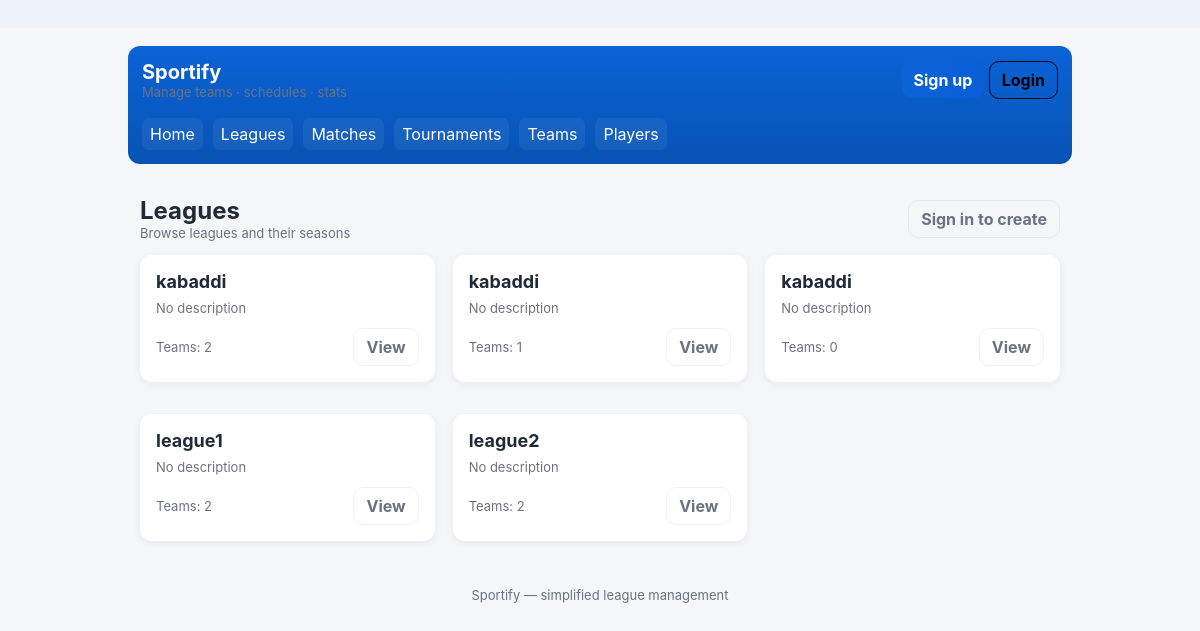
Screenshot of /leagues/ with the database file from the repository.
### leagues/models.py (models this page shows, shortened)
class League(models.Model):
    name = models.CharField(max_length=200)
    description = models.TextField(blank=True)
    teams = models.ManyToManyField(Team, blank=True, related_name='leagues')
    created_at = models.DateTimeField(auto_now_add=True)

### leagues/views.py (the view)
# urls.py: path('', views.league_list, name='league_list'),
def league_list(request):
    leagues = League.objects.all().order_by('name')
    return render(request, 'leagues/league_list.html', {'leagues': leagues})

### templates/leagues/league_list.html (shortened to what this page needs)
{% extends 'base.html' %}
{% block content %}
<div class="leagues-wrap">
  <div class="head">
    <div>
      <h2 style="margin:0">Leagues</h2>
      <div class="muted">Browse leagues and their seasons</div>
    </div>
    <div>
      {% if request.user.is_authenticated %}
        <a class="btn" href="{% url 'leagues:create_league' %}">Create League</a>
      {% else %}
  <a class="btn ghost" href="{% url 'login' %}">Sign in to create</a>
      {% endif %}
    </div>
  </div>
  <div class="grid">
    {% for league in leagues %}
      <article class="card" role="article" aria-labelledby="league-{{ league.pk }}-title">
        <div>
          <h3 id="league-{{ league.pk }}-title"><a href="{% url 'leagues:league_detail' league.pk %}">{{ league.name }}</a></h3>
          <div class="meta">{{ league.short_description|default:"No description" }}</div>
        </div>
        <div class="card-foot">
          <div class="muted">Teams: {{ league.teams.count }}</div>
          <a class="btn ghost" href="{% url 'leagues:league_detail' league.pk %}">View</a>
        </div>
      </article>
    {% empty %}
  <div class="card">No leagues yet. {% if request.user.is_authenticated %}<a class="btn" href="{% url 'leagues:create_league' %}">Create one</a>{% else %}<a class="btn ghost" href="{% url 'login' %}">Sign in</a>{% endif %}</div>
    {% endfor %}
  </div>
</div>
{% endblock %}

### templates/base.html (style rules this page uses)
:root { --bg:#f6f8fb; --card:#ffffff; --muted:#6b7280; --accent:#0d6efd; --accent-2:#0b5ed7; --radius:12px; --shadow: 0 6px 18px rgba(15,23,42,0.08); --shadow-sm: 0 2px 8px rgba(15,23,42,0.06); --max-width:1100px; --glass: rgba(255,255,255,0.65); font-family: Inter, ui-sans-serif, system-ui, -apple-system, "Segoe UI", Roboto, "Helvetica Neue", Arial; }
html,body { height:100%;margin:0;background:linear-gradient(180deg,#eef3fb 0%,var(--bg) 100%);color:#0f172a; }
.btn { display:inline-flex;align-items:center;gap:8px;padding:10px 16px;border-radius:10px;border:0;cursor:pointer;font-weight:700;text-decoration:none; }
.grid { display:grid;grid-template-columns:repeat(4,1fr);gap:16px;margin-top:22px; }
.card { background:var(--card);padding:18px;border-radius:12px;box-shadow:var(--shadow-sm);min-height:110px;position:relative;overflow:hidden; }
.muted { color:var(--muted) }
:root { --bg:#f4f6f8; --surface:#ffffff; --accent:#0b63d6; --muted:#6b7280; --radius:10px; --max:980px; }
* { box-sizing:border-box }
body { margin:0;font-family:Inter, system-ui, -apple-system, "Segoe UI", Roboto, Arial; background:var(--bg); color:#1f2937 }
.card { background:var(--surface);border-radius:var(--radius);box-shadow:0 6px 18px rgba(20,25,30,0.06);padding:16px;margin-bottom:14px }
.grid { display:grid;grid-template-columns:repeat(auto-fit,minmax(220px,1fr));gap:12px }
.btn { display:inline-block;padding:8px 12px;border-radius:8px;text-decoration:none;background:var(--accent);color:#fff;border:0;cursor:pointer }
.btn.ghost { background:transparent;color:#333;border:1px solid #e6e8eb }
.muted { color:var(--muted);font-size:13px }

### templates/leagues/league_list.html (style rules this page uses)
.leagues-wrap { max-width:1100px;margin:20px auto;padding:12px }
.head { display:flex;justify-content:space-between;align-items:center;gap:12px }
.grid { display:grid;grid-template-columns:repeat(auto-fit,minmax(240px,1fr));gap:18px;margin-top:14px }
.card { background:var(--card);padding:16px;border-radius:12px;box-shadow:var(--shadow-sm);display:flex;flex-direction:column;justify-content:space-between }
.card h3 { margin:0;font-size:18px }
.muted { color:var(--muted) }
.meta { font-size:13px;color:var(--muted);margin-top:8px }
.card-foot { display:flex;justify-content:space-between;align-items:center;margin-top:12px }
.btn { background:linear-gradient(90deg,var(--accent),var(--accent-2));color:#fff;padding:8px 12px;border-radius:10px;border:none;text-decoration:none }
.btn.ghost { background:transparent;color:var(--muted);border:1px solid rgba(15,23,42,0.06) }
.card a { color:inherit;text-decoration:none }
.card h3 a { font-weight:700 }

### rows the page displays
League: name "kabaddi", short_description "No description", teams.count "2"
League: name "kabaddi", short_description "No description", teams.count "1"
League: name "kabaddi", short_description "No description", teams.count "0"
League: name "league1", short_description "No description", teams.count "2"
League: name "league2", short_description "No description", teams.count "2"
